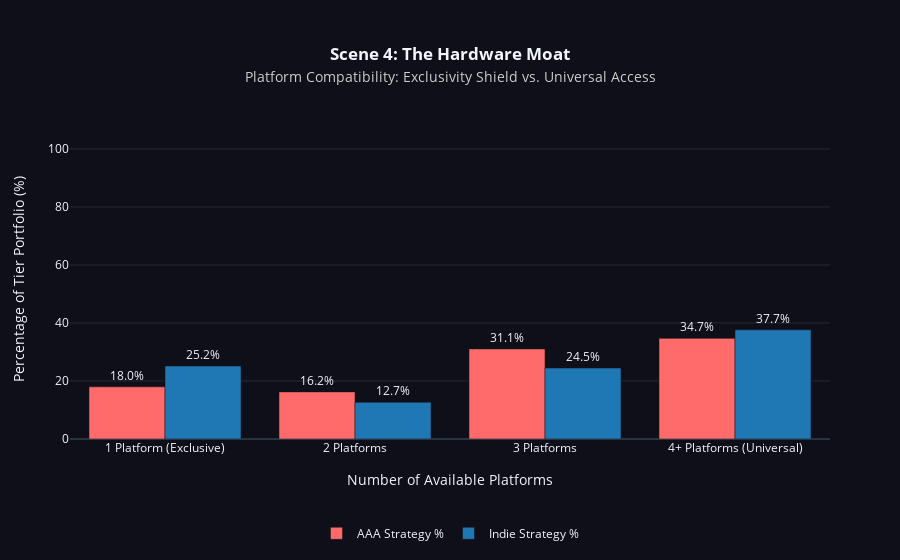

The cell this chart's notebook holds for it:
### Code cell
import plotly.graph_objects as go
import pandas as pd

# --- 1. DATA PREP: CALCULATING PLATFORM COUNTS ---
df_comp = df_clean.copy()

# Count unique platforms per game
if isinstance(df_comp['platforms'].iloc[0], str):
    df_comp['plat_count'] = df_comp['platforms'].str.split(',').apply(len)
else:
    # If already a list
    df_comp['plat_count'] = df_comp['platforms'].apply(len)

# Categorize into brackets (1, 2, 3, 4+)
def categorize_plat_count(c):
    if c == 1: return '1 Platform (Exclusive)'
    if c == 2: return '2 Platforms'
    if c == 3: return '3 Platforms'
    return '4+ Platforms (Universal)'

df_comp['plat_bracket'] = df_comp['plat_count'].apply(categorize_plat_count)

# Calculate percentages per tier to show strategy concentration
tier_totals = df_clean['tier'].value_counts().to_dict()
df_strat = df_comp.groupby(['plat_bracket', 'tier']).size().reset_index(name='count')
df_strat['percentage'] = df_strat.apply(
    lambda row: (row['count'] / tier_totals[row['tier']]) * 100, axis=1
)

# Pivot for Plotly
df_pivot_strat = df_strat.pivot(index='plat_bracket', columns='tier', values='percentage').fillna(0)
# Ensure the order makes sense logically
order = ['1 Platform (Exclusive)', '2 Platforms', '3 Platforms', '4+ Platforms (Universal)']
df_pivot_strat = df_pivot_strat.reindex(order)

# --- 2. CREATE THE FIGURE ---
fig = go.Figure()

# AAA Bars
fig.add_trace(go.Bar(
    x=df_pivot_strat.index,
    y=df_pivot_strat['AAA'],
    name='AAA Strategy %',
    marker_color='#FF6B6B',
    text=df_pivot_strat['AAA'].apply(lambda x: f"{x:.1f}%"),
    textposition='outside',
    hovertemplate='<b>AAA</b><br>%{x}: %{y:.1f}% of titles<extra></extra>'
))

# Indie Bars
fig.add_trace(go.Bar(
    x=df_pivot_strat.index,
    y=df_pivot_strat['Indie'],
    name='Indie Strategy %',
    marker_color='#1F77B4',
    text=df_pivot_strat['Indie'].apply(lambda x: f"{x:.1f}%"),
    textposition='outside',
    hovertemplate='<b>Indie</b><br>%{x}: %{y:.1f}% of titles<extra></extra>'
))

# --- 3. LAYOUT & SPACING ---
fig.update_layout(
    title=dict(
        text='<b>Scene 4: The Hardware Moat</b><br><span style="font-size:14px; color:#ccc;">Platform Compatibility: Exclusivity Shield vs. Universal Access</span>',
        x=0.5, xanchor='center'
    ),
    template='plotly_dark',
    paper_bgcolor='#0f0f1a',
    plot_bgcolor='#0f0f1a',
    barmode='group',
    bargap=0.2,
    margin=dict(l=70, r=70, t=120, b=100),
    xaxis=dict(title=dict(text='Number of Available Platforms', standoff=20), showgrid=False),
    yaxis=dict(
        title=dict(text='Percentage of Tier Portfolio (%)', standoff=20),
        range=[0, 110], 
        gridcolor='#282830'
    ),
    legend=dict(orientation="h", yanchor="top", y=-0.25, xanchor="center", x=0.5)
)

fig.show()

### Figure 1 — Plotly figure (JSON) as saved in the notebook; plotly's stock layout.template omitted (floating-point values rounded to 4 significant figures)
{"data": [{"hovertemplate": "<b>AAA</b><br>%{x}: %{y:.1f}% of titles<extra></extra>", "marker": {"color": "#FF6B6B"}, "name": "AAA Strategy %", "text": ["18.0%", "16.2%", "31.1%", "34.7%"], "textposition": "outside", "type": "bar", "x": ["1 Platform (Exclusive)", "2 Platforms", "3 Platforms", "4+ Platforms (Universal)"], "y": [17.98, 16.25, 31.07, 34.7]}, {"hovertemplate": "<b>Indie</b><br>%{x}: %{y:.1f}% of titles<extra></extra>", "marker": {"color": "#1F77B4"}, "name": "Indie Strategy %", "text": ["25.2%", "12.7%", "24.5%", "37.7%"], "textposition": "outside", "type": "bar", "x": ["1 Platform (Exclusive)", "2 Platforms", "3 Platforms", "4+ Platforms (Universal)"], "y": [25.17, 12.68, 24.49, 37.66]}], "layout": {"bargap": 0.2, "barmode": "group", "legend": {"orientation": "h", "x": 0.5, "xanchor": "center", "y": -0.25, "yanchor": "top"}, "margin": {"b": 100, "l": 70, "r": 70, "t": 120}, "paper_bgcolor": "#0f0f1a", "plot_bgcolor": "#0f0f1a", "title": {"text": "<b>Scene 4: The Hardware Moat</b><br><span style=\"font-size:14px; color:#ccc;\">Platform Compatibility: Exclusivity Shield vs. Universal Access</span>", "x": 0.5, "xanchor": "center"}, "xaxis": {"showgrid": false, "title": {"standoff": 20, "text": "Number of Available Platforms"}}, "yaxis": {"gridcolor": "#282830", "range": [0, 110], "title": {"standoff": 20, "text": "Percentage of Tier Portfolio (%)"}}}}
